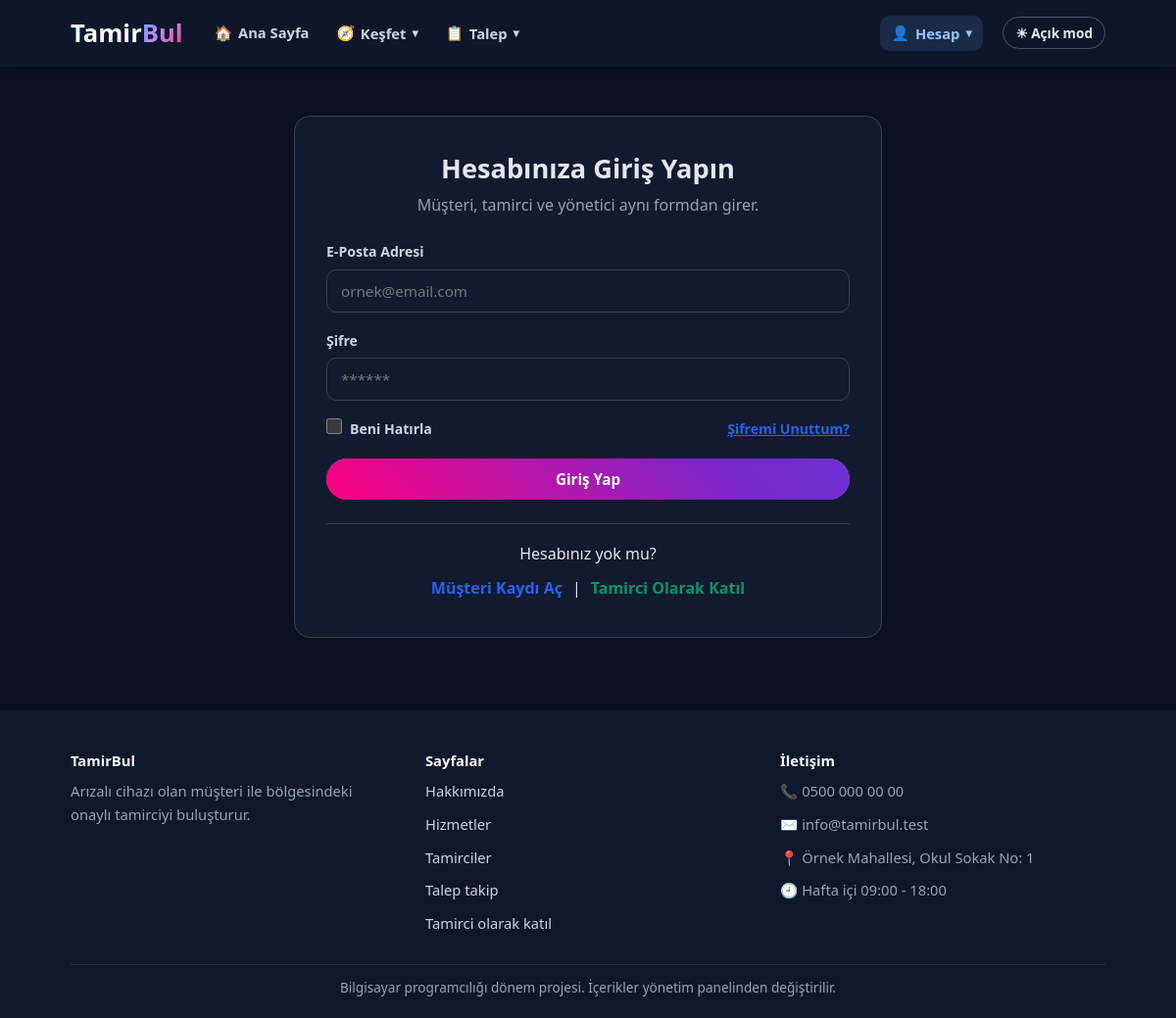
/giris.php, run on the app's committed database.
### tables this page shows
CREATE TABLE site_ayarlari (
    id INT AUTO_INCREMENT PRIMARY KEY,  
    anahtar VARCHAR(50) NOT NULL UNIQUE,  
    deger TEXT NOT NULL,  
    etiket VARCHAR(100) NOT NULL DEFAULT ''  
);

### ortak/hazirla.php (called while the page is built, shortened)
<?php
if (is_dir("ortak")) {
    $kok = "";
} else {
    $kok = "../";
}
include __DIR__ . "/baglanti.php";
include __DIR__ . "/guvenlik.php";
include __DIR__ . "/yazi-stili.php";

### ortak/baglanti.php (called while the page is built, shortened)
<?php
$baglanti = mysqli_connect("127.0.0.1", "root", "", "tamirbul");
$veritabani_hazir = ($baglanti != false);
if ($veritabani_hazir) {
    mysqli_set_charset($baglanti, "utf8mb4");
}
function sorgula($sorgu) {
    global $baglanti;
    return mysqli_query($baglanti, $sorgu);
}
function satirlar($sorgu) {
    $liste = array();
    $sonuc = sorgula($sorgu);
    while ($sonuc && $satir = mysqli_fetch_assoc($sonuc)) {
        $liste[] = $satir;
    }
    return $liste;
}
function tek_satir($sorgu) {
    $liste = satirlar($sorgu);
    if (count($liste) == 0) {
        return null;
    }
    return $liste[0];
}
function temizle($yazi) {
    global $baglanti;
    return mysqli_real_escape_string($baglanti, $yazi);
}
function ayar_getir($anahtar, $yoksa_bu) {
    $satir = tek_satir("SELECT deger FROM site_ayarlari WHERE anahtar = '" . temizle($anahtar) . "'");
    return $satir["deger"];
}

### ortak/yazi-stili.php (called while the page is built, shortened)
<?php
function yazi_stili_oku($anahtar) {
    global $yazi_stil_secenekleri;
    $satir = tek_satir("SELECT * FROM yazi_stilleri WHERE anahtar = '" . temizle($anahtar) . "'");
    $secimler = array();
    foreach ($yazi_stil_secenekleri as $sutun => $bilgi) {
        $secimler[$sutun] = "";
    }
    return $secimler;
}
function yazi_stili($anahtar) {
    $secimler = yazi_stili_oku($anahtar);
    $css = "";
    if ($css == "") {
        return "";
    }
    return ' style="' . trim($css) . '"';
}

### ortak/guvenlik.php (called while the page is built, shortened)
<?php
function temiz_yaz($metin) {
    return htmlspecialchars($metin, ENT_QUOTES, "UTF-8");
}

### ortak/altlik.php (the view, shortened to what this page needs)
<?php
$alt_site_adi = ayar_getir("site_adi", "TamirBul");
$alt_aciklama = ayar_getir("altlik_aciklama", "");
$alt_telefon = ayar_getir("telefon", "");
$alt_eposta = ayar_getir("eposta", "");
$alt_adres = ayar_getir("adres", "");
$alt_saat = ayar_getir("calisma_saatleri", "");
$alt_not = ayar_getir("altlik_not", "");
?>
    </main>
    <footer class="footer">
        <div class="container footer-container">
            <div>
                <strong<?php echo yazi_stili("site_adi"); ?>><?php echo temiz_yaz($alt_site_adi); ?></strong>
                <p<?php echo yazi_stili("altlik_aciklama"); ?>><?php echo temiz_yaz($alt_aciklama); ?></p>
            </div>
            <div>
                <strong>Sayfalar</strong>
                <p><a href="<?php echo $kok; ?>hakkimizda.php">Hakkımızda</a></p>
                <p><a href="<?php echo $kok; ?>hizmetler.php">Hizmetler</a></p>
                <p><a href="<?php echo $kok; ?>tamirciler.php">Tamirciler</a></p>
                <p><a href="<?php echo $kok; ?>talep-takip.php">Talep takip</a></p>
                <p><a href="<?php echo $kok; ?>tamirci-kayit.php">Tamirci olarak katıl</a></p>
            </div>
            <div>
                <strong>İletişim</strong>
                <p><span class="ikon ikon-salla">📞</span> <span<?php echo yazi_stili("telefon"); ?>><?php echo temiz_yaz($alt_telefon); ?></span></p>
                <p><span class="ikon">✉️</span> <span<?php echo yazi_stili("eposta"); ?>><?php echo temiz_yaz($alt_eposta); ?></span></p>
                <p><span class="ikon ikon-zipla">📍</span> <span<?php echo yazi_stili("adres"); ?>><?php echo temiz_yaz($alt_adres); ?></span></p>
                <p><span class="ikon ikon-don">🕘</span> <span<?php echo yazi_stili("calisma_saatleri"); ?>><?php echo temiz_yaz($alt_saat); ?></span></p>
            </div>
        </div>
        <div class="container alt-not">
            <p<?php echo yazi_stili("altlik_not"); ?>><?php echo temiz_yaz($alt_not); ?></p>
        </div>
    </footer>
</body>
</html>

### ortak/baslik.php (shortened to what this page needs)
<?php
$site_adi = ayar_getir("site_adi", "TamirBul");
$logo_on = mb_substr($site_adi, 0, 5, "UTF-8");
$logo_arka = mb_substr($site_adi, 5, null, "UTF-8");
$tema = "koyu";
$tema_dugme_yazisi = "☀ Açık mod";
$acik_sayfa = basename($_SERVER["PHP_SELF"]);
function menu_linki($adres, $ikon, $yazi, $aciklama, $sayi) {
    return array("adres" => $adres, "ikon" => $ikon, "yazi" => $yazi, "aciklama" => $aciklama, "sayi" => $sayi);
}
$rol = "ziyaretci";
$kisi_basligi = "Hesap";
$menu_gruplari = array();
$menu_gruplari[] = array("baslik" => "Keşfet", "ikon" => "🧭", "sag" => false, "linkler" => array(
    menu_linki("hizmetler.php", "🛠️", "Hizmetler", "Tamir çeşitleri ve başlangıç fiyatları", 0),
    menu_linki("tamirciler.php", "👷", "Tamirciler", "Onaylı tamirciler ve puanları", 0),
    menu_linki("hakkimizda.php", "💡", "Hakkımızda", "TamirBul nedir, nasıl çalışır?", 0),
    menu_linki("iletisim.php", "✉️", "İletişim", "Bize yazın, sorunuzu sorun", 0)
));
if ($rol == "ziyaretci") {
    $menu_gruplari[] = array("baslik" => "Talep", "ikon" => "📋", "sag" => false, "linkler" => array(
        menu_linki("talep-olustur.php", "➕", "Talep Oluştur", "Arızanı yaz, teklif topla", 0),
        menu_linki("talep-takip.php", "🔎", "Talep Takip", "Takip kodunla durumu gör", 0)
    ));
    $menu_gruplari[] = array("baslik" => $kisi_basligi, "ikon" => "👤", "sag" => true, "linkler" => array(
        menu_linki("giris.php", "🔑", "Giriş Yap", "Müşteri, tamirci ve yönetici", 0),
        menu_linki("musteri-kayit.php", "🙋", "Müşteri Ol", "Ücretsiz hesap aç", 0),
        menu_linki("tamirci-kayit.php", "🧰", "Tamirci Olarak Katıl", "İşletmeni kaydet, teklif ver", 0)
    ));
}
foreach ($menu_gruplari as $sira => $grup) {
    $toplam_sayi = 0;
    $grupta_mi = false;
    foreach ($grup["linkler"] as $link) {
        $toplam_sayi = $toplam_sayi + $link["sayi"];
        if ($link["adres"] == $acik_sayfa) {
            $grupta_mi = true;
        }
    }
    $menu_gruplari[$sira]["toplam_sayi"] = $toplam_sayi;
    $menu_gruplari[$sira]["aktif"] = $grupta_mi;
}
?>
<!DOCTYPE html>
<html lang="tr" class="<?php echo $tema; ?>">
<head>
    <link rel="stylesheet" href="<?php echo $kok; ?>css/stil.css">
</head>
<body>
    <header class="navbar">
        <div class="container navbar-container">
            <a class="logo" href="<?php echo $kok; ?>index.php">
                <h1<?php echo yazi_stili("site_adi"); ?>><?php echo temiz_yaz($logo_on); ?><span><?php echo temiz_yaz($logo_arka); ?></span></h1>
            </a>
            <button type="button" id="tema-dugmesi" class="tema-dugmesi"><?php echo $tema_dugme_yazisi; ?></button>
            <nav id="menu" class="menu">
                <a class="menu-linki <?php if ($acik_sayfa == "index.php") { echo "aktif"; } ?>" href="<?php echo $kok; ?>index.php"><span class="ikon">🏠</span> Ana Sayfa</a>
                <?php foreach ($menu_gruplari as $grup) { ?>
                    <div class="acilir <?php if ($grup["sag"]) { echo "sag"; } ?> <?php if ($grup["aktif"]) { echo "aktif"; } ?>">
                        <button type="button" class="acilir-dugme" aria-expanded="false">
                            <span class="ikon"><?php echo $grup["ikon"]; ?></span>
                            <?php echo temiz_yaz($grup["baslik"]); ?>
                            <span class="acilir-ok">▾</span>
                        </button>
                    </div>
                <?php } ?>
            </nav>
        </div>
    </header>
    <main>

### css/stil.css (style rules this page uses)
:root { --primary: #2563eb; --primary-dark: #1d4ed8; --secondary: #10b981; --background: var(--zemin-ikinci); --text: #0f172a; --text-light: #64748b; --border: #cbd5e1; --navy: #0f172a; --radius-lg: 16px; --radius-sm: 10px; --kart: #ffffff; --zemin-ikinci: #f1f5f9; --cizgi: #e2e8f0; --yazi-ikinci: #334155; --baslik-mavi: #1d4ed8; --mavi-zemin: #eff6ff; --yesil-zemin: #f0fdf4; }
html.koyu { --background: #0b1120; --text: #e2e8f0; --text-light: #94a3b8; --border: #334155; --kart: #111a2e; --zemin-ikinci: #1e293b; --cizgi: #1f2b40; --yazi-ikinci: #cbd5e1; --baslik-mavi: #93c5fd; --mavi-zemin: #172554; --yesil-zemin: #052e16; color-scheme: dark; }
* { margin: 0; padding: 0; box-sizing: border-box; }
body { font-family: "Segoe UI", Tahoma, Arial, sans-serif; background: var(--background); color: var(--text); line-height: 1.6; min-height: 100vh; display: flex; flex-direction: column; }
main { flex: 1; }
h1, h2, h3, h4, h5 { line-height: 1.25; }
a { color: var(--primary); }
p { margin-bottom: 10px; }
.container, .kapsayici { width: 88%; max-width: 1200px; margin: 0 auto; }
.navbar { background: rgba(15, 23, 42, 0.97); box-shadow: 0 4px 25px rgba(0, 0, 0, 0.35); position: sticky; top: 0; z-index: 1000; }
.navbar-container { display: flex; align-items: center; gap: 20px; padding: 14px 0; }
.logo { text-decoration: none; flex-shrink: 0; }
.logo h1 { font-size: 1.6rem; font-weight: 900; color: #f8fafc; }
.logo span { background: linear-gradient(135deg, #60a5fa, #c084fc, #f43f5e); -webkit-background-clip: text; background-clip: text; -webkit-text-fill-color: transparent; }
.menu { display: flex; align-items: center; flex: 1; gap: 4px; }
.menu-linki, .acilir-dugme { display: inline-flex; align-items: center; gap: 6px; padding: 8px 12px; border-radius: 10px; color: #cbd5e1; background: transparent; border: 0; font-family: inherit; font-size: 0.92rem; font-weight: 600; text-decoration: none; cursor: pointer; white-space: nowrap; }
.menu-linki:hover, .menu-linki.aktif, .acilir-dugme:hover, .acilir.acik .acilir-dugme, .acilir.aktif .acilir-dugme { background: rgba(96, 165, 250, 0.14); color: #93c5fd; }
.acilir { position: relative; }
.acilir.sag { margin-left: auto; }
.acilir-ok { font-size: 0.75rem; transition: transform 0.2s; }
.footer { background: var(--navy); color: #94a3b8; padding: 40px 0 10px 0; font-size: 0.92rem; }
.footer a { color: #cbd5e1; text-decoration: none; }
.footer strong { color: #f8fafc; display: block; margin-bottom: 8px; }
.footer-container { display: flex; gap: 30px; }
.footer-container > div { flex: 1; }
.alt-not { border-top: 1px solid rgba(255, 255, 255, 0.1); margin-top: 20px; padding-top: 12px; text-align: center; font-size: 0.85rem; }
.tema-dugmesi { order: 3; flex-shrink: 0; background: transparent; color: #e2e8f0; border: 1px solid #475569; border-radius: 20px; padding: 6px 12px; font-family: inherit; font-size: 0.85rem; font-weight: 600; cursor: pointer; }
.ikon { display: inline-block; line-height: 1; font-style: normal; }
.ikon-zipla { animation: zipla 2s ease-in-out infinite; }
.ikon-salla { animation: salla 2.5s ease-in-out infinite; }
.ikon-don { animation: don 6s linear infinite; }
main { animation: sayfa-belir 0.4s ease-out; }

### data on the page
site_ayarlari: deger "Tamir", deger "Bul", deger "TamirBul"
site_ayarlari: deger "Arızalı cihazı olan müşteri ile bölgesindeki onaylı tamirciyi buluşturur."
site_ayarlari: deger "0500 000 00 00"
site_ayarlari: deger "info@tamirbul.test"
site_ayarlari: deger "Örnek Mahallesi, Okul Sokak No: 1"
site_ayarlari: deger "Hafta içi 09:00 - 18:00"
site_ayarlari: deger "Bilgisayar programcılığı dönem projesi. İçerikler yönetim panelinden değiştirilir."

### other printed values
$tema_dugme_yazisi "☀ Açık mod"
$grup["ikon"] "🧭"
temiz_yaz($grup["baslik"]) "Keşfet"
$grup["ikon"] "📋"
temiz_yaz($grup["baslik"]) "Talep"
$grup["ikon"] "👤"
temiz_yaz($grup["baslik"]) "Hesap"
